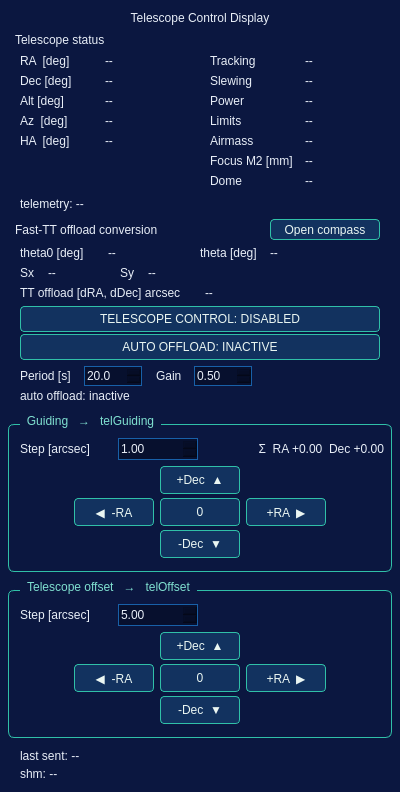
<?xml version="1.0" encoding="UTF-8"?>
<ui version="4.0">
 <class>MainWindow</class>
 <widget class="QMainWindow" name="MainWindow">
  <property name="geometry">
   <rect>
    <x>0</x>
    <y>0</y>
    <width>400</width>
    <height>792</height>
   </rect>
  </property>
  <property name="windowTitle">
   <string>Telescope Control Display</string>
  </property>
  <property name="styleSheet">
   <string notr="true">QMainWindow, QWidget {
    background-color: #0b1740;
    color: #e8eef7;
}

QLabel { color: #e8eef7; }

QPushButton {
    background-color: rgba(24, 72, 120, 0.55);
    color: #eaf6f2;
    border: 1px solid #30c0a8;
    border-radius: 4px;
    padding: 3px 6px;
}
QPushButton:hover   { background-color: rgba(48, 192, 168, 0.30); }
QPushButton:pressed { background-color: rgba(48, 192, 168, 0.50); }
QPushButton:checked { background-color: rgba(48, 192, 168, 0.55);
                      border: 1px solid #30c0a8; }

QDoubleSpinBox, QComboBox {
    background-color: rgba(5, 12, 34, 0.6);
    color: #e8eef7;
    border: 1px solid #1860a8;
}

QGroupBox {
    border: 1px solid #30c0a8;
    border-radius: 6px;
    margin-top: 10px;
}
QGroupBox::title {
    subcontrol-origin: margin;
    subcontrol-position: top left;
    left: 12px;
    padding: 0 5px;
    color: #7fe0d0;
    font-weight: bold;
}
</string>
  </property>
  <widget class="QWidget" name="centralwidget">

   <widget class="QLabel" name="titleLabel">
    <property name="geometry"><rect><x>10</x><y>8</y><width>380</width><height>20</height></rect></property>
    <property name="text"><string>Telescope Control Display</string></property>
    <property name="alignment"><set>Qt::AlignCenter</set></property>
   </widget>

   <!-- ================= Telescope status ================= -->
   <widget class="QLabel" name="telemTitleLabel">
    <property name="geometry"><rect><x>15</x><y>32</y><width>370</width><height>16</height></rect></property>
    <property name="text"><string>Telescope status</string></property>
   </widget>

   <widget class="QLabel" name="raNameLabel">
    <property name="geometry"><rect><x>20</x><y>52</y><width>80</width><height>18</height></rect></property>
    <property name="text"><string>RA  [deg]</string></property>
   </widget>
   <widget class="QLabel" name="raValueLabel">
    <property name="geometry"><rect><x>105</x><y>52</y><width>95</width><height>18</height></rect></property>
    <property name="text"><string>--</string></property>
   </widget>
   <widget class="QLabel" name="decNameLabel">
    <property name="geometry"><rect><x>20</x><y>72</y><width>80</width><height>18</height></rect></property>
    <property name="text"><string>Dec [deg]</string></property>
   </widget>
   <widget class="QLabel" name="decValueLabel">
    <property name="geometry"><rect><x>105</x><y>72</y><width>95</width><height>18</height></rect></property>
    <property name="text"><string>--</string></property>
   </widget>
   <widget class="QLabel" name="altNameLabel">
    <property name="geometry"><rect><x>20</x><y>92</y><width>80</width><height>18</height></rect></property>
    <property name="text"><string>Alt [deg]</string></property>
   </widget>
   <widget class="QLabel" name="altValueLabel">
    <property name="geometry"><rect><x>105</x><y>92</y><width>95</width><height>18</height></rect></property>
    <property name="text"><string>--</string></property>
   </widget>
   <widget class="QLabel" name="azNameLabel">
    <property name="geometry"><rect><x>20</x><y>112</y><width>80</width><height>18</height></rect></property>
    <property name="text"><string>Az  [deg]</string></property>
   </widget>
   <widget class="QLabel" name="azValueLabel">
    <property name="geometry"><rect><x>105</x><y>112</y><width>95</width><height>18</height></rect></property>
    <property name="text"><string>--</string></property>
   </widget>
   <widget class="QLabel" name="haNameLabel">
    <property name="geometry"><rect><x>20</x><y>132</y><width>80</width><height>18</height></rect></property>
    <property name="text"><string>HA  [deg]</string></property>
   </widget>
   <widget class="QLabel" name="haValueLabel">
    <property name="geometry"><rect><x>105</x><y>132</y><width>95</width><height>18</height></rect></property>
    <property name="text"><string>--</string></property>
   </widget>

   <widget class="QLabel" name="trackingNameLabel">
    <property name="geometry"><rect><x>210</x><y>52</y><width>95</width><height>18</height></rect></property>
    <property name="text"><string>Tracking</string></property>
   </widget>
   <widget class="QLabel" name="trackingValueLabel">
    <property name="geometry"><rect><x>305</x><y>52</y><width>80</width><height>18</height></rect></property>
    <property name="text"><string>--</string></property>
   </widget>
   <widget class="QLabel" name="slewingNameLabel">
    <property name="geometry"><rect><x>210</x><y>72</y><width>95</width><height>18</height></rect></property>
    <property name="text"><string>Slewing</string></property>
   </widget>
   <widget class="QLabel" name="slewingValueLabel">
    <property name="geometry"><rect><x>305</x><y>72</y><width>80</width><height>18</height></rect></property>
    <property name="text"><string>--</string></property>
   </widget>
   <widget class="QLabel" name="powerNameLabel">
    <property name="geometry"><rect><x>210</x><y>92</y><width>95</width><height>18</height></rect></property>
    <property name="text"><string>Power</string></property>
   </widget>
   <widget class="QLabel" name="powerValueLabel">
    <property name="geometry"><rect><x>305</x><y>92</y><width>80</width><height>18</height></rect></property>
    <property name="text"><string>--</string></property>
   </widget>
   <widget class="QLabel" name="limitsNameLabel">
    <property name="geometry"><rect><x>210</x><y>112</y><width>95</width><height>18</height></rect></property>
    <property name="text"><string>Limits</string></property>
   </widget>
   <widget class="QLabel" name="limitsValueLabel">
    <property name="geometry"><rect><x>305</x><y>112</y><width>80</width><height>18</height></rect></property>
    <property name="text"><string>--</string></property>
   </widget>
   <widget class="QLabel" name="airmassNameLabel">
    <property name="geometry"><rect><x>210</x><y>132</y><width>95</width><height>18</height></rect></property>
    <property name="text"><string>Airmass</string></property>
   </widget>
   <widget class="QLabel" name="airmassValueLabel">
    <property name="geometry"><rect><x>305</x><y>132</y><width>80</width><height>18</height></rect></property>
    <property name="text"><string>--</string></property>
   </widget>
   <widget class="QLabel" name="focusNameLabel">
    <property name="geometry"><rect><x>210</x><y>152</y><width>95</width><height>18</height></rect></property>
    <property name="text"><string>Focus M2 [mm]</string></property>
   </widget>
   <widget class="QLabel" name="focusValueLabel">
    <property name="geometry"><rect><x>305</x><y>152</y><width>80</width><height>18</height></rect></property>
    <property name="text"><string>--</string></property>
   </widget>
   <widget class="QLabel" name="domeNameLabel">
    <property name="geometry"><rect><x>210</x><y>172</y><width>95</width><height>18</height></rect></property>
    <property name="text"><string>Dome</string></property>
   </widget>
   <widget class="QLabel" name="domeValueLabel">
    <property name="geometry"><rect><x>305</x><y>172</y><width>80</width><height>18</height></rect></property>
    <property name="text"><string>--</string></property>
   </widget>

   <widget class="QLabel" name="telemetryStatusLabel">
    <property name="geometry"><rect><x>20</x><y>196</y><width>360</width><height>16</height></rect></property>
    <property name="text"><string>telemetry: --</string></property>
   </widget>

   <!-- ================= Offload conversion ================= -->
   <widget class="QLabel" name="offloadTitleLabel">
    <property name="geometry"><rect><x>15</x><y>222</y><width>260</width><height>16</height></rect></property>
    <property name="text"><string>Fast-TT offload conversion</string></property>
   </widget>
   <widget class="QPushButton" name="openCompassButton">
    <property name="geometry"><rect><x>270</x><y>219</y><width>110</width><height>21</height></rect></property>
    <property name="text"><string>Open compass</string></property>
   </widget>

   <widget class="QLabel" name="theta0NameLabel">
    <property name="geometry"><rect><x>20</x><y>244</y><width>85</width><height>18</height></rect></property>
    <property name="text"><string>theta0 [deg]</string></property>
   </widget>
   <widget class="QLabel" name="theta0ValueLabel">
    <property name="geometry"><rect><x>108</x><y>244</y><width>75</width><height>18</height></rect></property>
    <property name="text"><string>--</string></property>
   </widget>
   <widget class="QLabel" name="thetaNameLabel">
    <property name="geometry"><rect><x>200</x><y>244</y><width>65</width><height>18</height></rect></property>
    <property name="text"><string>theta [deg]</string></property>
   </widget>
   <widget class="QLabel" name="thetaValueLabel">
    <property name="geometry"><rect><x>270</x><y>244</y><width>115</width><height>18</height></rect></property>
    <property name="text"><string>--</string></property>
   </widget>

   <widget class="QLabel" name="sxNameLabel">
    <property name="geometry"><rect><x>20</x><y>264</y><width>25</width><height>18</height></rect></property>
    <property name="text"><string>Sx</string></property>
   </widget>
   <widget class="QLabel" name="sxValueLabel">
    <property name="geometry"><rect><x>48</x><y>264</y><width>60</width><height>18</height></rect></property>
    <property name="text"><string>--</string></property>
   </widget>
   <widget class="QLabel" name="syNameLabel">
    <property name="geometry"><rect><x>120</x><y>264</y><width>25</width><height>18</height></rect></property>
    <property name="text"><string>Sy</string></property>
   </widget>
   <widget class="QLabel" name="syValueLabel">
    <property name="geometry"><rect><x>148</x><y>264</y><width>60</width><height>18</height></rect></property>
    <property name="text"><string>--</string></property>
   </widget>

   <widget class="QLabel" name="offloadNameLabel">
    <property name="geometry"><rect><x>20</x><y>284</y><width>180</width><height>18</height></rect></property>
    <property name="text"><string>TT offload [dRA, dDec] arcsec</string></property>
   </widget>
   <widget class="QLabel" name="offloadValueLabel">
    <property name="geometry"><rect><x>205</x><y>284</y><width>180</width><height>18</height></rect></property>
    <property name="text"><string>--</string></property>
   </widget>

   <widget class="QPushButton" name="controlEnableButton">
    <property name="geometry"><rect><x>20</x><y>306</y><width>360</width><height>26</height></rect></property>
    <property name="checkable"><bool>true</bool></property>
    <property name="text"><string>TELESCOPE CONTROL: DISABLED</string></property>
   </widget>
   <widget class="QPushButton" name="offloadEnableButton">
    <property name="geometry"><rect><x>20</x><y>334</y><width>360</width><height>26</height></rect></property>
    <property name="checkable"><bool>true</bool></property>
    <property name="text"><string>AUTO OFFLOAD: INACTIVE</string></property>
   </widget>

   <widget class="QLabel" name="offPeriodNameLabel">
    <property name="geometry"><rect><x>20</x><y>366</y><width>62</width><height>20</height></rect></property>
    <property name="text"><string>Period [s]</string></property>
   </widget>
   <widget class="QDoubleSpinBox" name="offPeriodSpinBox">
    <property name="geometry"><rect><x>84</x><y>366</y><width>58</width><height>20</height></rect></property>
    <property name="decimals"><number>1</number></property>
    <property name="minimum"><double>1.000000000000000</double></property>
    <property name="maximum"><double>3600.000000000000000</double></property>
    <property name="singleStep"><double>5.000000000000000</double></property>
    <property name="value"><double>20.000000000000000</double></property>
   </widget>
   <widget class="QLabel" name="offGainNameLabel">
    <property name="geometry"><rect><x>156</x><y>366</y><width>36</width><height>20</height></rect></property>
    <property name="text"><string>Gain</string></property>
   </widget>
   <widget class="QDoubleSpinBox" name="offGainSpinBox">
    <property name="geometry"><rect><x>194</x><y>366</y><width>58</width><height>20</height></rect></property>
    <property name="decimals"><number>2</number></property>
    <property name="minimum"><double>0.000000000000000</double></property>
    <property name="maximum"><double>2.000000000000000</double></property>
    <property name="singleStep"><double>0.050000000000000</double></property>
    <property name="value"><double>0.500000000000000</double></property>
   </widget>
   <widget class="QLabel" name="offloadStatusLabel">
    <property name="geometry"><rect><x>20</x><y>388</y><width>360</width><height>16</height></rect></property>
    <property name="text"><string>auto offload: inactive</string></property>
   </widget>

   <!-- ================= Guiding hand paddle ================= -->
   <widget class="QGroupBox" name="guidingBox">
    <property name="geometry"><rect><x>8</x><y>414</y><width>384</width><height>158</height></rect></property>
    <property name="title"><string>Guiding   &#8594;   telGuiding</string></property>

    <widget class="QLabel" name="stepNameLabel">
     <property name="geometry"><rect><x>12</x><y>24</y><width>95</width><height>22</height></rect></property>
     <property name="text"><string>Step [arcsec]</string></property>
    </widget>
    <widget class="QDoubleSpinBox" name="stepSpinBox">
     <property name="geometry"><rect><x>110</x><y>24</y><width>80</width><height>22</height></rect></property>
     <property name="decimals"><number>2</number></property>
     <property name="minimum"><double>0.010000000000000</double></property>
     <property name="maximum"><double>3600.000000000000000</double></property>
     <property name="singleStep"><double>0.500000000000000</double></property>
     <property name="value"><double>1.000000000000000</double></property>
    </widget>
    <widget class="QLabel" name="guidingTotalLabel">
     <property name="geometry"><rect><x>198</x><y>24</y><width>178</width><height>22</height></rect></property>
     <property name="text"><string>&#931;  RA +0.00  Dec +0.00</string></property>
     <property name="alignment"><set>Qt::AlignRight|Qt::AlignVCenter</set></property>
    </widget>

    <widget class="QPushButton" name="btn_decP">
     <property name="geometry"><rect><x>152</x><y>52</y><width>80</width><height>28</height></rect></property>
     <property name="text"><string>+Dec  &#9650;</string></property>
    </widget>
    <widget class="QPushButton" name="btn_raM">
     <property name="geometry"><rect><x>66</x><y>84</y><width>80</width><height>28</height></rect></property>
     <property name="text"><string>&#9664;  -RA</string></property>
    </widget>
    <widget class="QPushButton" name="btn_zero">
     <property name="geometry"><rect><x>152</x><y>84</y><width>80</width><height>28</height></rect></property>
     <property name="text"><string>0</string></property>
    </widget>
    <widget class="QPushButton" name="btn_raP">
     <property name="geometry"><rect><x>238</x><y>84</y><width>80</width><height>28</height></rect></property>
     <property name="text"><string>+RA  &#9654;</string></property>
    </widget>
    <widget class="QPushButton" name="btn_decM">
     <property name="geometry"><rect><x>152</x><y>116</y><width>80</width><height>28</height></rect></property>
     <property name="text"><string>-Dec  &#9660;</string></property>
    </widget>
   </widget>

   <!-- ================= Telescope offset hand paddle ================= -->
   <widget class="QGroupBox" name="offsetBox">
    <property name="geometry"><rect><x>8</x><y>580</y><width>384</width><height>158</height></rect></property>
    <property name="title"><string>Telescope offset   &#8594;   telOffset</string></property>

    <widget class="QLabel" name="offStepNameLabel">
     <property name="geometry"><rect><x>12</x><y>24</y><width>95</width><height>22</height></rect></property>
     <property name="text"><string>Step [arcsec]</string></property>
    </widget>
    <widget class="QDoubleSpinBox" name="offStepSpinBox">
     <property name="geometry"><rect><x>110</x><y>24</y><width>80</width><height>22</height></rect></property>
     <property name="decimals"><number>2</number></property>
     <property name="minimum"><double>0.010000000000000</double></property>
     <property name="maximum"><double>3600.000000000000000</double></property>
     <property name="singleStep"><double>1.000000000000000</double></property>
     <property name="value"><double>5.000000000000000</double></property>
    </widget>
    <widget class="QLabel" name="offsetSlewLabel">
     <property name="geometry"><rect><x>198</x><y>24</y><width>178</width><height>22</height></rect></property>
     <property name="text"><string/></property>
     <property name="alignment"><set>Qt::AlignRight|Qt::AlignVCenter</set></property>
    </widget>

    <widget class="QPushButton" name="btn_off_decP">
     <property name="geometry"><rect><x>152</x><y>52</y><width>80</width><height>28</height></rect></property>
     <property name="text"><string>+Dec  &#9650;</string></property>
    </widget>
    <widget class="QPushButton" name="btn_off_raM">
     <property name="geometry"><rect><x>66</x><y>84</y><width>80</width><height>28</height></rect></property>
     <property name="text"><string>&#9664;  -RA</string></property>
    </widget>
    <widget class="QPushButton" name="btn_off_zero">
     <property name="geometry"><rect><x>152</x><y>84</y><width>80</width><height>28</height></rect></property>
     <property name="text"><string>0</string></property>
    </widget>
    <widget class="QPushButton" name="btn_off_raP">
     <property name="geometry"><rect><x>238</x><y>84</y><width>80</width><height>28</height></rect></property>
     <property name="text"><string>+RA  &#9654;</string></property>
    </widget>
    <widget class="QPushButton" name="btn_off_decM">
     <property name="geometry"><rect><x>152</x><y>116</y><width>80</width><height>28</height></rect></property>
     <property name="text"><string>-Dec  &#9660;</string></property>
    </widget>
   </widget>

   <!-- ================= log (both paddles) ================= -->
   <widget class="QLabel" name="lastSentLabel">
    <property name="geometry"><rect><x>20</x><y>748</y><width>360</width><height>16</height></rect></property>
    <property name="text"><string>last sent: --</string></property>
   </widget>
   <widget class="QLabel" name="shmLabel">
    <property name="geometry"><rect><x>20</x><y>766</y><width>360</width><height>16</height></rect></property>
    <property name="text"><string>shm: --</string></property>
   </widget>

  </widget>
 </widget>
 <resources/>
 <connections/>
</ui>
